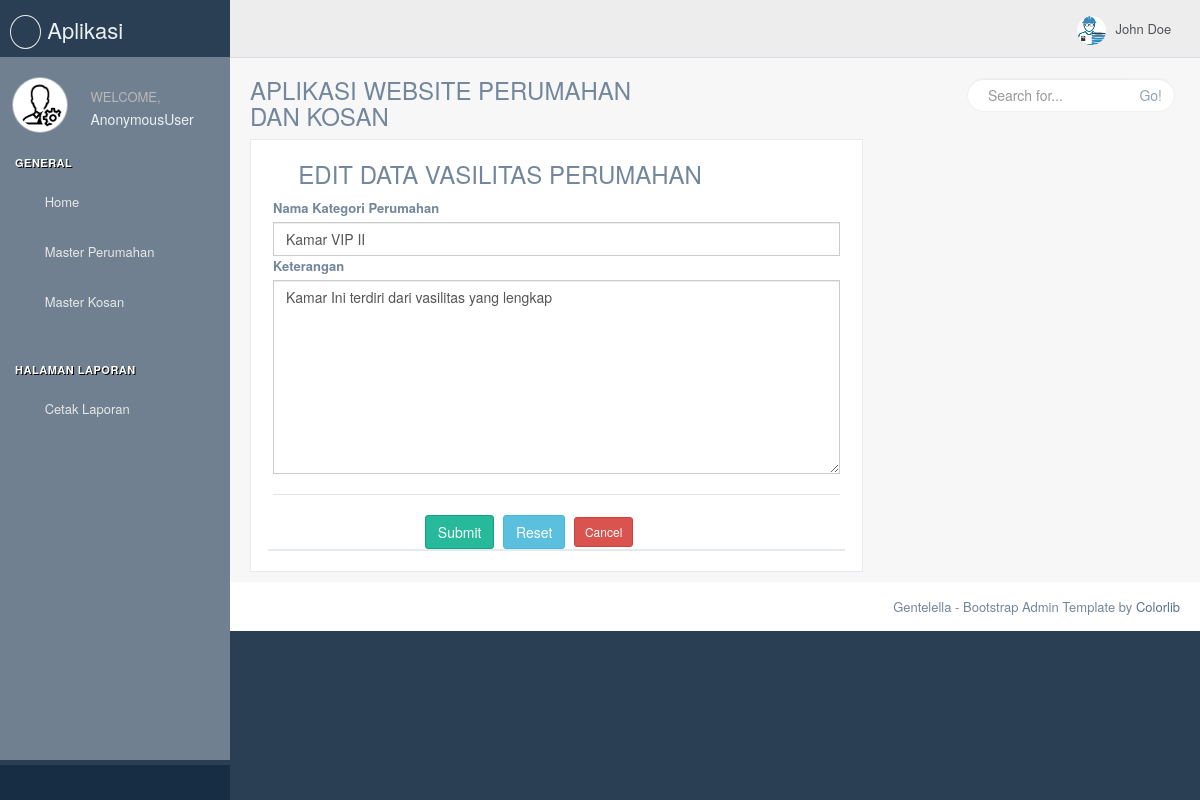
/edit_vasilitas_perumahan/1, run on the app's committed database.
### Aplikasi_Web_Perumahan2022/models.py (models this page shows, shortened)
class Model_vasilitas_perumahan(models.Model):
	nama_vasilitas	= models.CharField(max_length = 1200)
	keterangan	=models.CharField(max_length = 25)
	published = models.DateTimeField(auto_now_add = True)
	updated = models.DateTimeField(auto_now = True)

### Aplikasi_Web_Perumahan2022/views.py (the view)
# urls.py: url(r'^edit_vasilitas_perumahan/(?P<id_vsp>[0-9]+)$',Edit_vasilitas_perumahan, name="edit_vasilitas_perumahan"),
def Edit_vasilitas_perumahan(request, id_vsp):
	edit_data = Model_vasilitas_perumahan.objects.get(id=id_vsp)
	if request.method == 'POST':
			edit_data.nama_vasilitas = request.POST.get('nama_vasilitas')
			edit_data.keterangan = request.POST.get('keterangan')
			edit_data.save()
			messages.info(request, 'Data Berhasil Di Edit..')
			return redirect('Vasilitas_perumahan')
	context = {'edit_data': edit_data}
	return render(request, 'Master_data/data_vasilitas_perumahan/edit.html',  context)

### Aplikasi_Web_Perumahan2022/templates/Master_data/data_vasilitas_perumahan/edit.html (shortened to what this page needs)
{% include "head_atas.html" %}
            <div class="row">
              <div class="col-md-8 col-sm-12 col-xs-12">
                <div class="x_panel">
                  <div class="x_title">
                    <h3><i class="fa fa-building-o"></i> EDIT DATA VASILITAS PERUMAHAN</h3>
                    <form method="post">
                      <label>Nama Kategori Perumahan</label>
                      <input type="text" name="nama_vasilitas" required class="form-control" placeholder="Enter Nama Kategori" value="{{edit_data.nama_vasilitas}}">
                      <label>Keterangan</label>
                      <textarea class="form-control" rows="9" name="keterangan" required placeholder="Enter Keterangan">{{edit_data.keterangan}}</textarea>
                       <div class="ln_solid"></div>
                      <div class="form-group">
                        <div class="col-md-6 col-sm-6 col-xs-12 col-md-offset-3">
                          <button type="submit" class="btn btn-success">Submit</button>
                          <button class="btn btn-info" type="reset">Reset</button>
                          <a href="{% url 'Vasilitas_perumahan' %}" class="btn btn-sm btn-danger">
                          Cancel</a>
                        </div>
                      </div>
                    </form>
                  </div>
              </div>
            </div>
        </div>
</div>
</div>
{% include "head_bawah.html" %}

### data on the page
Model_vasilitas_perumahan: nama_vasilitas "Kamar VIP II", keterangan "Kamar Ini terdiri dari vasilitas yang lengkap"

### other printed values
{{ user }} "AnonymousUser"
